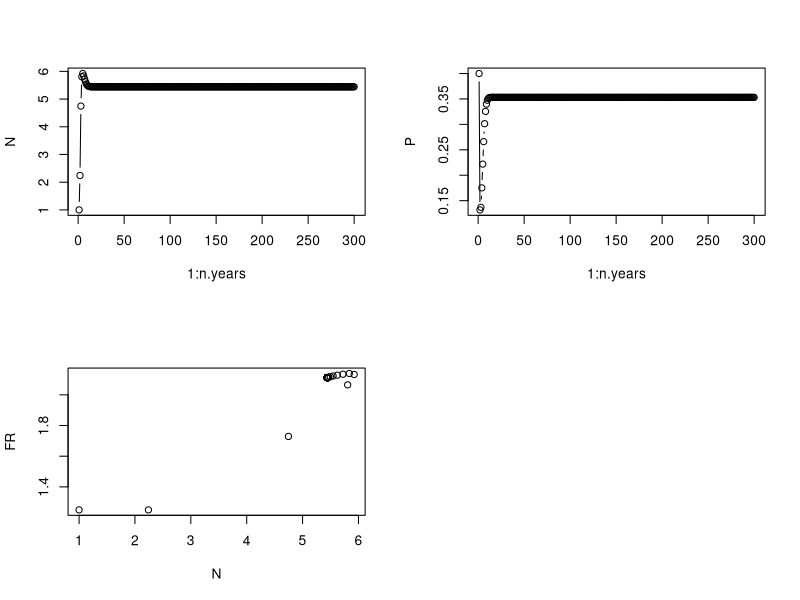
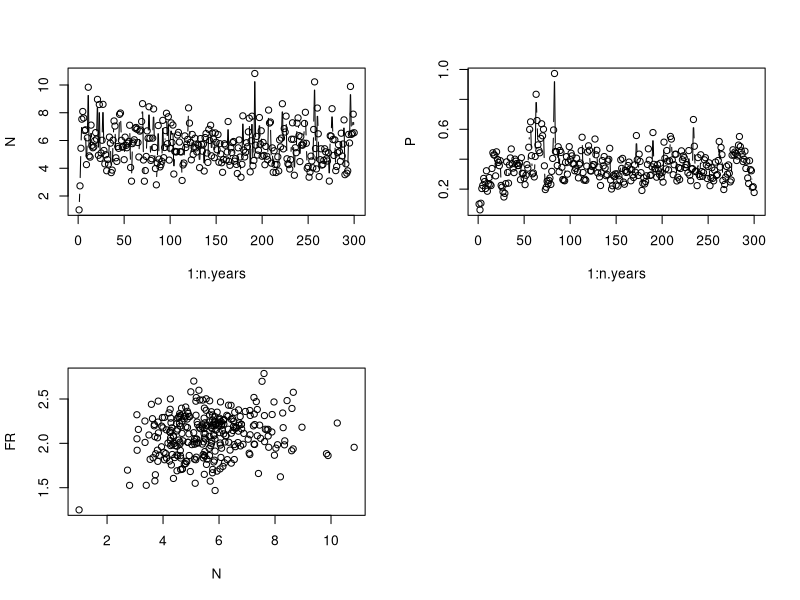

The R source for these figures, in order:
### FB 13/11/2017 - predator-prey model with noisy functional response data
### From much earlier code
### 15/03/2018 Added comparison to deterministic version of the code

rm(list=ls())
graphics.off()

### Model used (use stored simulated data later on, just tryouts for now)
n.years<-300  	# Number of years // large so that we have no bias due to data length
N1<-1			# Initial pop size
P1<-0.4   # O.1 before but difficult to see if there are transient oscillations
K<-1			# threshold dd 
beta<-1			# density-dependence exponent
rmax_V<-2			# Max AVERAGE growth rate (thus not a true max...)
rmax_P<-0.5
sigma2.proc<-0.0		# worked well with 0.005
# Process sigma on the log-scale, use the Peretti et al. value. 0.005


### FR and predator parameters
C<-2.5
D<-1
Q<-10

### Simulation of data
#set.seed(42) 
set.seed(41)
#set.seed(40)

y<-N<-P<-FR<-numeric(n.years)
N[1]<-N1
P[1]<-P1
FR[1]<-C*N[1]/(D+N[1])

rV<-rnorm(n.years-1,rmax_V,sqrt(sigma2.proc))
rP<-rnorm(n.years-1,rmax_P,sqrt(sigma2.proc))
FRnoise<-rnorm(n.years,0,sqrt(sigma2.proc))

for (t in 1:(n.years-1)){
  
  FR[t+1]<-(C*N[t]/(D+N[t])) + FRnoise[t+1]
  N[t+1]<-N[t]*(exp(rV[t])/(1+(N[t]/K)^beta))*exp(-FR[t]*P[t]/N[t])
  P[t+1]<-P[t]*exp(rP[t])/(1+P[t]*Q/N[t])
}
## Plotting time series of abundances and FR
par(mfrow=c(2,2))
plot(1:n.years,N,type="b")
plot(1:n.years,P,type="b")
#curve(dbeta(x,a,b),from=0, to=1)
plot(N,FR)

### Produce dataset to fit
data = cbind(log(N),log(P),FR) 

write.csv(data,file="predatorPrey_withGaussianFRdata_longSim_noNoise.csv")

#####################################################################################

rm(list=ls())
graphics.off()

### Model used (use stored simulated data later on, just tryouts for now)
n.years<-300  	# Number of years // large so that we have no bias due to data length
N1<-1			# Initial pop size
P1<-0.1
K<-1			# threshold dd 
beta<-1			# density-dependence exponent
rmax_V<-2			# Max AVERAGE growth rate (thus not a true max...)
rmax_P<-0.5
sigma2.proc<-0.05		# worked well with 0.005
# Process sigma on the log-scale, use the Peretti et al. value. 0.005


### FR and predator parameters
C<-2.5
D<-1
Q<-10

### Simulation of data
#set.seed(42) 
set.seed(41)
#set.seed(40)

y<-N<-P<-FR<-numeric(n.years)
N[1]<-N1
P[1]<-P1
FR[1]<-C*N[1]/(D+N[1])

rV<-rnorm(n.years-1,rmax_V,sqrt(sigma2.proc))
rP<-rnorm(n.years-1,rmax_P,sqrt(sigma2.proc))
FRnoise<-rnorm(n.years,0,sqrt(sigma2.proc))

for (t in 1:(n.years-1)){
 
  FR[t+1]<-(C*N[t]/(D+N[t])) + FRnoise[t+1]
  N[t+1]<-N[t]*(exp(rV[t])/(1+(N[t]/K)^beta))*exp(-FR[t]*P[t]/N[t])
  P[t+1]<-P[t]*exp(rP[t])/(1+P[t]*Q/N[t])
}
## Plotting time series of abundances and FR
par(mfrow=c(2,2))
plot(1:n.years,N,type="b")
plot(1:n.years,P,type="b")
#curve(dbeta(x,a,b),from=0, to=1)
plot(N,FR)

### Produce dataset to fit
data = cbind(log(N),log(P),FR) 

write.csv(data,file="predatorPrey_withGaussianFRdata_longSim.csv")
